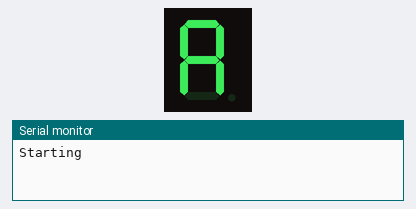
Bench run of a sketch on a simulated Arduino Uno, built with avr-gcc and run on an emulated ATmega328P. On the bench: 1-digit seven-segment display, the last lines printed to the serial monitor. Wiring (inferred from the names in the program): 1-digit 7-segment display, segments lit when LOW: segments pin 8, pin 9, pin 2, pin 3, pin 4, pin 5, pin 6. The segment pins are drawn as the display they are named for.

Above: at 0.1 s.
At 2.1 s:
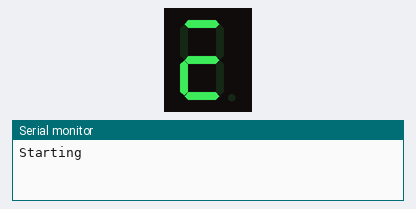
At 3.1 s:
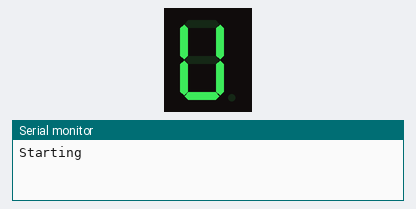
At 4.1 s:
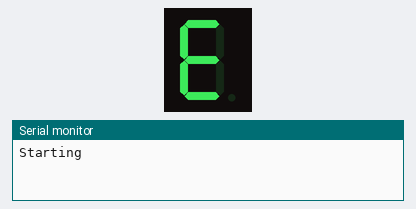
At 8.1 s:
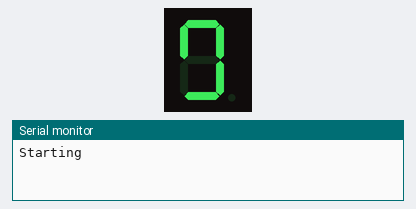
At 17.1 s:
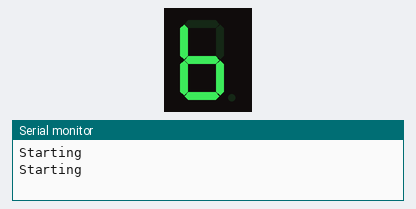

Measured:
- by itself, everything shown: repeats every 16.0 s, in 16 steps
- what the display in image 1 shows lasts 1.0 s, from 2.0 s to 3.0 s

The sketch:

makezien_eg.ino
```cpp
/*
Make Projects: How to Drive a 7 Segment LED
 URL: http://makezine.com/projects/drive-a-7-segment-led-with-an-arduino/
 By: Riley Porter
 This is an introduction on how to drive a 7 Segment LED using only a Arduino.  This is
 not the best way to do this.  This is meant to be a learning excercise.  In later tutorials
 I will show you how to use an dedicated IC using SPI or a Shift Register.  Enjoy.


 Note: This is a common anode 7-segment
 digitalWrite(A, HIGH) = turn off the "A" segment in the LED display
 digitalWrite(B, LOW)  = turn on the "B" segment in the LED display

 */

int A = 8;
int B = 9;
int C = 2;
int D = 3;
int E = 4;
int F = 5;
int G = 6;


void clr()
{
  //Clears the LED
  digitalWrite(A, HIGH);
  digitalWrite(B, HIGH);
  digitalWrite(C, HIGH);
  digitalWrite(D, HIGH);
  digitalWrite(E, HIGH);
  digitalWrite(F, HIGH);
  digitalWrite(G, HIGH);

}


void char_A()
{
  digitalWrite(D, HIGH);
  digitalWrite(E, LOW);
  digitalWrite(F, LOW);
  digitalWrite(G, LOW);
  digitalWrite(A, LOW);
  digitalWrite(B, LOW);
  digitalWrite(C, LOW);
}

void char_B()
{
  //Displays B
  digitalWrite(D, LOW);
  digitalWrite(E, LOW);
  digitalWrite(F, LOW);
  digitalWrite(G, LOW);
  digitalWrite(A, HIGH);
  digitalWrite(B, HIGH);
  digitalWrite(C, LOW);
}

void char_C()
{
  //Displays C
  digitalWrite(D, LOW);
  digitalWrite(E, LOW);
  digitalWrite(F, HIGH);
  digitalWrite(G, LOW);
  digitalWrite(A, LOW);
  digitalWrite(B, HIGH);
  digitalWrite(C, HIGH);
}

void char_D()
{
  //Displays D
  digitalWrite(D, LOW);
  digitalWrite(E, LOW);
  digitalWrite(F, LOW);
  digitalWrite(G, HIGH);
  digitalWrite(A, HIGH);
  digitalWrite(B, LOW);
  digitalWrite(C, LOW);
}

void char_E()
{
  //Displays E
  digitalWrite(D, LOW);
  digitalWrite(E, LOW);
  digitalWrite(F, LOW);
  digitalWrite(G, LOW);
  digitalWrite(A, LOW);
  digitalWrite(B, HIGH);
  digitalWrite(C, HIGH);
}

void char_F()
{
  //Displays F
  digitalWrite(D, HIGH);
  digitalWrite(E, LOW);
  digitalWrite(F, LOW);
  digitalWrite(G, LOW);
  digitalWrite(A, LOW);
  digitalWrite(B, HIGH);
  digitalWrite(C, HIGH);
}


void one()
{
  //Displays 1
  digitalWrite(D, HIGH);
  digitalWrite(E, HIGH);
  digitalWrite(F, HIGH);
  digitalWrite(G, HIGH);
  digitalWrite(A, HIGH);
  digitalWrite(B, LOW);
  digitalWrite(C, LOW);
}

void two()
{
  //Displays 2
  digitalWrite(D, LOW);
  digitalWrite(E, LOW);
  digitalWrite(F, LOW);
  digitalWrite(G, HIGH);
  digitalWrite(A, LOW);
  digitalWrite(B, LOW);
  digitalWrite(C, HIGH);
}

void three()
{
  //Displays 3
  digitalWrite(D, LOW);
  digitalWrite(E, HIGH);
  digitalWrite(F, LOW);
  digitalWrite(G, HIGH);
  digitalWrite(A, LOW);
  digitalWrite(B, LOW);
  digitalWrite(C, LOW);
}

void four()
{
  //Displays 4
  digitalWrite(D, HIGH);
  digitalWrite(E, HIGH);
  digitalWrite(F, LOW);
  digitalWrite(G, LOW);
  digitalWrite(A, HIGH);
  digitalWrite(B, LOW);
  digitalWrite(C, LOW);
}

void five()
{
  //Displays 5
  digitalWrite(D, LOW);
  digitalWrite(E, HIGH);
  digitalWrite(F, LOW);
  digitalWrite(G, LOW);
  digitalWrite(A, LOW);
  digitalWrite(B, HIGH);
  digitalWrite(C, LOW);
}

void six()
{
  //Displays 6
  digitalWrite(D, LOW);
  digitalWrite(E, LOW);
  digitalWrite(F, LOW);
  digitalWrite(G, LOW);
  digitalWrite(A, LOW);
  digitalWrite(B, HIGH);
  digitalWrite(C, LOW);
}

void seven()
{
  //Displays 7
  digitalWrite(D, HIGH);
  digitalWrite(E, HIGH);
  digitalWrite(F, HIGH);
  digitalWrite(G, HIGH);
  digitalWrite(A, LOW);
  digitalWrite(B, LOW);
  digitalWrite(C, LOW);
}

void eight()
{
  //Displays 8
  digitalWrite(D, LOW);
  digitalWrite(E, LOW);
  digitalWrite(F, LOW);
  digitalWrite(G, LOW);
  digitalWrite(A, LOW);
  digitalWrite(B, LOW);
  digitalWrite(C, LOW);
}

void nine()
{
  //Displays 9
  digitalWrite(D, LOW);
  digitalWrite(E, HIGH);
  digitalWrite(F, LOW);
  digitalWrite(G, LOW);
  digitalWrite(A, LOW);
  digitalWrite(B, LOW);
  digitalWrite(C, LOW);
}

void zero()
{
  //Displays 0
  digitalWrite(D, LOW);
  digitalWrite(E, LOW);
  digitalWrite(F, HIGH);
  digitalWrite(G, LOW);
  digitalWrite(A, LOW);
  digitalWrite(B, LOW);
  digitalWrite(C, LOW);
}

void LoopDisplay()
{
  //Loop through all Chars and Numbers
  char_A();
  delay(1000);
  char_B();
  delay(1000);
  char_C();
  delay(1000);
  char_D();
  delay(1000);
  char_E();
  delay(1000);
  char_F();
  delay(1000);
  one();
  delay(1000);
  two();
  delay(1000);
  three();
  delay(1000);
  four();
  delay(1000);
  five();
  delay(1000);
  six();
  delay(1000);
  seven();
  delay(1000);
  eight();
  delay(1000);
  nine();
  delay(1000);
  zero();
  delay(1000);
}

void setup()
{
  //Setup our pins
  pinMode(A, OUTPUT);
  pinMode(B, OUTPUT);
  pinMode(C, OUTPUT);
  pinMode(D, OUTPUT);
  pinMode(E, OUTPUT);
  pinMode(F, OUTPUT);
  pinMode(G, OUTPUT);
  Serial.begin(9600);  //Begin serial communcation

}

void loop()
{
  Serial.println("Starting\n");
  LoopDisplay();

}
```
